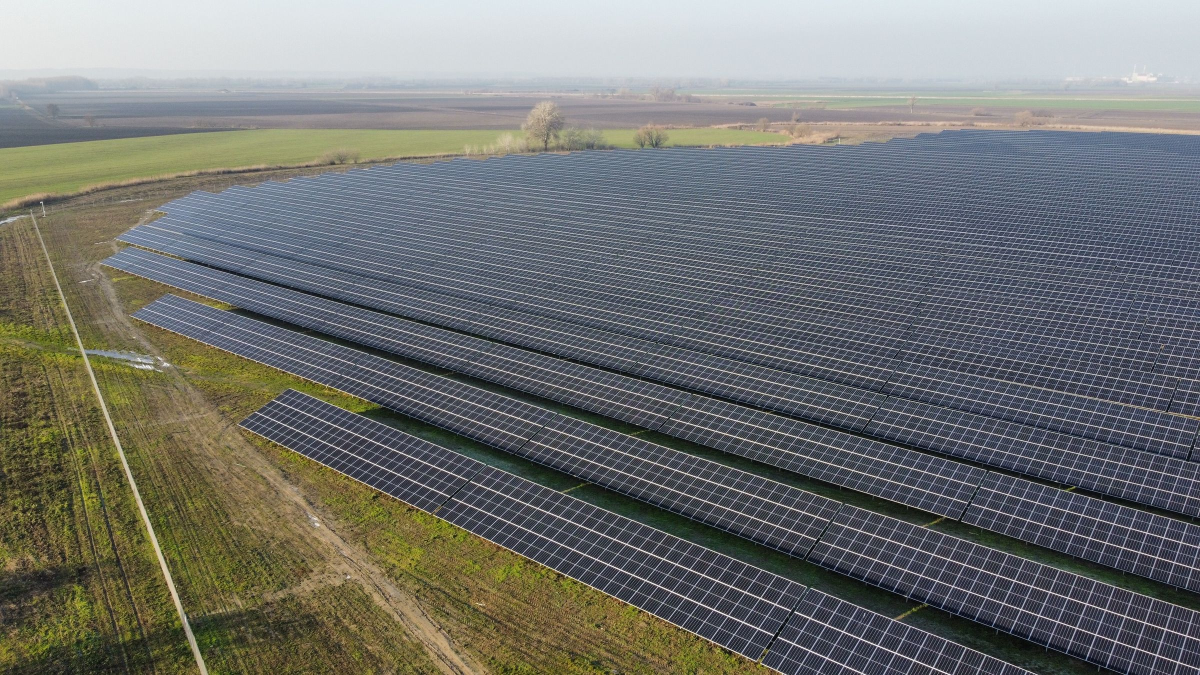
#> input picture images/grandes-usinas.jpg, 2400 x 1350 px (shown at 1/2 size); its folder holds 4 pictures in this run
$ python optimize-images.py
#> lines starting #> are read from the running program, lines starting #| are printed output that depends on the picture
from pathlib import Path

from PIL import Image


ROOT = Path(__file__).resolve().parent.parent
IMAGE_DIR = ROOT / "public" / "images"
ICON_DIR = ROOT / "public" / "icons" / "noun"
WIDTHS = (640, 1024, 1440)


for source in IMAGE_DIR.glob("*.jpg"):
    with Image.open(source) as image:
#> image is the input picture: PIL image 2400x1350 RGB; mean R, G, B 112.9, 114.7, 112
        for width in WIDTHS:
            height = round(image.height * width / image.width)
            resized = image.resize((width, height), Image.Resampling.LANCZOS)
            destination = source.with_name(f"{source.stem}-{width}.webp")
            resized.save(destination, "WEBP", quality=72, method=6)
#> this loop made 3 passes
#> pass 1, `resized = image.resize((width, height), Image.Resampling.LANCZOS)`:
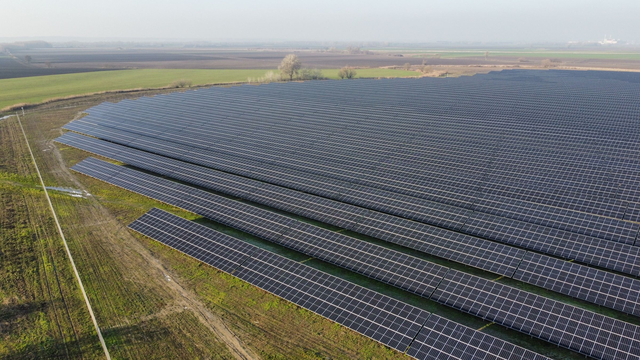
#> resized: PIL image 640x360 RGB; mean R, G, B 112.9, 114.7, 112

for source in ICON_DIR.glob("*.png"):
    with Image.open(source) as image:
        image.thumbnail((96, 96), Image.Resampling.LANCZOS)
        image.save(source.with_suffix(".webp"), "WEBP", lossless=True, method=6)
